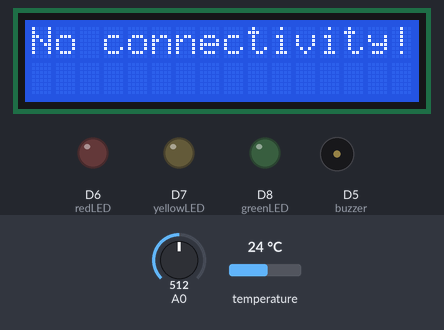
The sketch below on a simulated ESP8266 (NodeMCU). Shown: 16×2 character LCD, output pins drawn as LEDs (lit = HIGH), buzzer (waves = sounding, pin HIGH). The inputs (shaded band) are chosen by the test bench; at power-on: temperature 24 °C, A0 = 512. WiFi joins after 1.5 s; servers stay silent unless stated; what the sketch prints to the serial monitor is not drawn.

Above: at 1.7 s.
At 6.9 s:
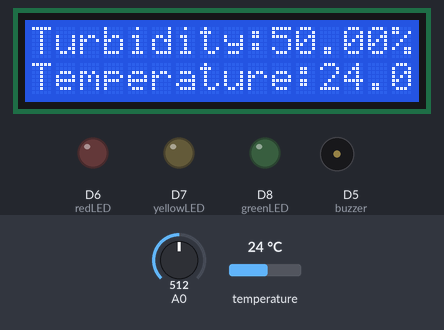
7.0 s: temperature set to 12 °C
At 8.8 s:
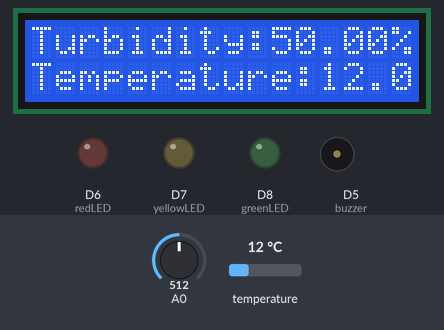
11.2 s: A0 set to 716
At 12.9 s:
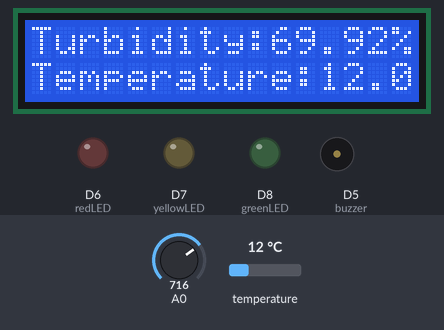
15.2 s: temperature set to 19 °C
At 17.1 s:
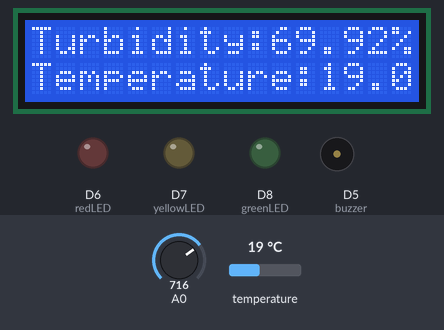
Timing chart, 0 to 18.6 s (numbered marks = the images above; inputs shaded):
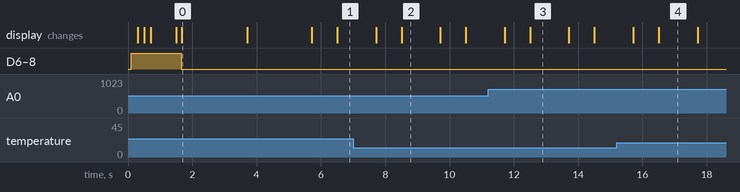

The sketch:

07_acqualium_monitoring_1.ino
```cpp
#include <Wire.h>                    // Include Wire library (required for I2C devices)
#include <LiquidCrystal_I2C.h>       // Include LiquidCrystal_I2C library
#include <DallasTemperature.h>
#include <OneWire.h>
#include <ESP8266WiFi.h>

#define DS18B20 4 //temp sensor is connectedto d2 gpio 4
LiquidCrystal_I2C lcd(0x27, 16, 2);
int sensorValue,count=0;float turbidity_value,temp;
const int buzzer = D5, redLED = D6, yellowLED = D7, greenLED = D8;


String apiKey = "1NQ2LNRGKSQRGUYM";     //  Enter your Write API key from ThingSpeak
const char* ssid =  "Thegiants_Electronics";     // Enter your WiFi Network's SSID
const char* pass =  "Thegiants2019$"; // Enter your WiFi Network's Password
const char* server = "api.thingspeak.com";
WiFiClient client;

OneWire ourWire(DS18B20);
DallasTemperature sensor(&ourWire);

void setup() {
 Serial.begin(115200);
 Wire.begin(0, 2);      // Initialize I2C LCD module (SDA = GPIO0, SCL = GPIO2)
 lcd.begin(16, 2);
 sensor.begin();
 lcd.backlight();

 pinMode(buzzer,OUTPUT);
 pinMode(redLED,OUTPUT);
 pinMode(yellowLED,OUTPUT);
 pinMode(greenLED,OUTPUT);

 test_displays();

 WiFi.begin(ssid, pass);

      while (WiFi.status() != WL_CONNECTED)
     {
            lcd.clear();
            Serial.print("*");
            lcd.print("No connectivity!");
            delay(1000);
     }
      Serial.println("");
      Serial.println("***WiFi connected***");
      lcd.clear();
      Serial.print("*");
      lcd.print("Network conected");
      delay(2000);

}


void loop() {lcd.clear();
  sensorValue = analogRead(A0);
  turbidity_value = sensorValue * (100.0 / 1024.0);
  sensor.requestTemperatures();
  temp = sensor.getTempCByIndex(0);

  Serial.println ("Sensor Output (%):");
  Serial.println (turbidity_value);
  Serial.println ("temperature:");
  Serial.println(temp);
  Serial.println(count);
   lcd.print("Turbidity:");
   lcd.print(turbidity_value);
   lcd.print("%");
   lcd.setCursor(0,1);
   lcd.print("Temperature:");
   lcd.print(temp);
   delay(1000);
   count=count+1;
   push_data_to_cloud();
}

void test_displays(){
 lcd.clear();
 lcd.print("Testing module..");
 digitalWrite(redLED,HIGH);
 digitalWrite(yellowLED,HIGH);
 digitalWrite(greenLED,HIGH);
 lcd.setCursor(0,1);
 lcd.print(".."); delay(200);
 lcd.print(".."); delay(200);
 lcd.print(".."); delay(200);
 lcd.print("."); delay(800);
 lcd.print("."); delay(50);
 lcd.print(".."); delay(100);
 lcd.clear();
 digitalWrite(redLED,LOW);
 digitalWrite(yellowLED,LOW);
 digitalWrite(greenLED,LOW);
}


void push_data_to_cloud(){
  if (client.connect(server,80) && count>5)   //   "184.106.153.149" or api.thingspeak.com
                      {
                             count=0;
                             lcd.clear();
                             lcd.print("Sending data...");
                             String postStr = apiKey;
                             postStr +="&field1=";
                             postStr += String(temp);
                             postStr +="&field2=";
                             postStr += String(turbidity_value);
                             postStr += String(" ");
                             postStr += "\r\n\r\n";

                             client.print("POST /update HTTP/1.1\n");
                             client.print("Host: api.thingspeak.com\n");
                             client.print("Connection: close\n");
                             client.print("X-THINGSPEAKAPIKEY: "+apiKey+"\n");
                             client.print("Content-Type: application/x-www-form-urlencoded\n");
                             client.print("Content-Length: ");
                             client.print(postStr.length());
                             client.print("\n\n");
                             client.print(postStr);
                               // thingspeak needs minimum 15 sec delay between updates, i've set it to 30 seconds
                             delay(10000);
                        }
          client.stop();

          Serial.println("Waiting...");
}
```

Measured:
- after the input at 7.0 s, the display: first differs from a run without the input after 1.5 s (image 2)
- after the input at 11.2 s, the display: first differs from a run without the input after 1.3 s (image 3)
- what the display in image 0 shows lasts 2.0 s, from 1.7 s to 3.7 s
- what the display in image 2 shows lasts 1.2 s, from 8.5 s to 9.7 s
